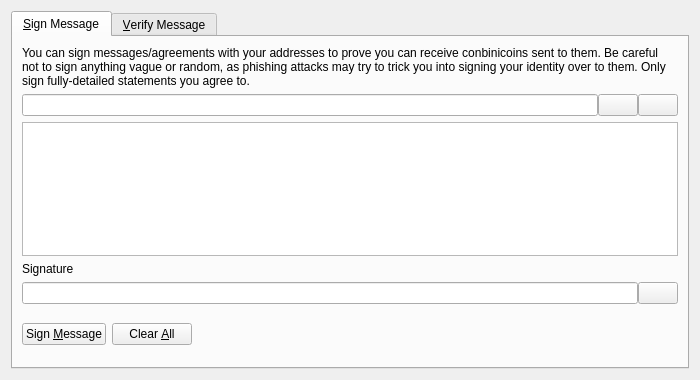
<?xml version="1.0" encoding="UTF-8"?>
<ui version="4.0">
 <class>SignVerifyMessageDialog</class>
 <widget class="QDialog" name="SignVerifyMessageDialog">
  <property name="geometry">
   <rect>
    <x>0</x>
    <y>0</y>
    <width>700</width>
    <height>380</height>
   </rect>
  </property>
  <property name="windowTitle">
   <string>Signatures - Sign / Verify a Message</string>
  </property>
  <property name="modal">
   <bool>true</bool>
  </property>
  <layout class="QVBoxLayout" name="verticalLayout">
   <item>
    <widget class="QTabWidget" name="tabWidget">
     <property name="currentIndex">
      <number>0</number>
     </property>
     <widget class="QWidget" name="tabSignMessage">
      <attribute name="title">
       <string>&amp;Sign Message</string>
      </attribute>
      <layout class="QVBoxLayout" name="verticalLayout_SM">
       <item>
        <widget class="QLabel" name="infoLabel_SM">
         <property name="text">
          <string>You can sign messages/agreements with your addresses to prove you can receive conbinicoins sent to them. Be careful not to sign anything vague or random, as phishing attacks may try to trick you into signing your identity over to them. Only sign fully-detailed statements you agree to.</string>
         </property>
         <property name="textFormat">
          <enum>Qt::PlainText</enum>
         </property>
         <property name="wordWrap">
          <bool>true</bool>
         </property>
        </widget>
       </item>
       <item>
        <layout class="QHBoxLayout" name="horizontalLayout_1_SM">
         <property name="spacing">
          <number>0</number>
         </property>
         <item>
          <widget class="QValidatedLineEdit" name="addressIn_SM">
           <property name="toolTip">
            <string>The ConbiniCoin address to sign the message with</string>
           </property>
          </widget>
         </item>
         <item>
          <widget class="QPushButton" name="addressBookButton_SM">
           <property name="toolTip">
            <string>Choose previously used address</string>
           </property>
           <property name="text">
            <string/>
           </property>
           <property name="icon">
            <iconset resource="../bitcoin.qrc">
             <normaloff>:/images/addressbook1</normaloff>:/images/addressbook1</iconset>
           </property>
           <property name="shortcut">
            <string>Alt+A</string>
           </property>
           <property name="autoDefault">
            <bool>false</bool>
           </property>
          </widget>
         </item>
         <item>
          <widget class="QPushButton" name="pasteButton_SM">
           <property name="toolTip">
            <string>Paste address from clipboard</string>
           </property>
           <property name="text">
            <string/>
           </property>
           <property name="icon">
            <iconset resource="../bitcoin.qrc">
             <normaloff>:/images/paste</normaloff>:/images/paste</iconset>
           </property>
           <property name="shortcut">
            <string>Alt+P</string>
           </property>
           <property name="autoDefault">
            <bool>false</bool>
           </property>
          </widget>
         </item>
        </layout>
       </item>
       <item>
        <widget class="QPlainTextEdit" name="messageIn_SM">
         <property name="toolTip">
          <string>Enter the message you want to sign here</string>
         </property>
        </widget>
       </item>
       <item>
        <widget class="QLabel" name="signatureLabel_SM">
         <property name="text">
          <string>Signature</string>
         </property>
         <property name="textFormat">
          <enum>Qt::PlainText</enum>
         </property>
        </widget>
       </item>
       <item>
        <layout class="QHBoxLayout" name="horizontalLayout_2_SM">
         <property name="spacing">
          <number>0</number>
         </property>
         <item>
          <widget class="QLineEdit" name="signatureOut_SM">
           <property name="font">
            <font>
             <italic>true</italic>
            </font>
           </property>
           <property name="readOnly">
            <bool>true</bool>
           </property>
          </widget>
         </item>
         <item>
          <widget class="QPushButton" name="copySignatureButton_SM">
           <property name="toolTip">
            <string>Copy the current signature to the system clipboard</string>
           </property>
           <property name="text">
            <string/>
           </property>
           <property name="icon">
            <iconset resource="../bitcoin.qrc">
             <normaloff>:/images/copy</normaloff>:/images/copy</iconset>
           </property>
           <property name="autoDefault">
            <bool>false</bool>
           </property>
          </widget>
         </item>
        </layout>
       </item>
       <item>
        <layout class="QHBoxLayout" name="horizontalLayout_3_SM">
         <item>
          <widget class="QPushButton" name="signMessageButton_SM">
           <property name="toolTip">
            <string>Sign the message to prove you own this ConbiniCoin address</string>
           </property>
           <property name="text">
            <string>Sign &amp;Message</string>
           </property>
           <property name="icon">
            <iconset resource="../bitcoin.qrc">
             <normaloff>:/images/encrypt</normaloff>:/images/encrypt</iconset>
           </property>
           <property name="autoDefault">
            <bool>false</bool>
           </property>
          </widget>
         </item>
         <item>
          <widget class="QPushButton" name="clearButton_SM">
           <property name="toolTip">
            <string>Reset all sign message fields</string>
           </property>
           <property name="text">
            <string>Clear &amp;All</string>
           </property>
           <property name="icon">
            <iconset resource="../bitcoin.qrc">
             <normaloff>:/images/clear</normaloff>:/images/clear</iconset>
           </property>
           <property name="autoDefault">
            <bool>false</bool>
           </property>
          </widget>
         </item>
         <item>
          <spacer name="horizontalSpacer_1_SM">
           <property name="orientation">
            <enum>Qt::Horizontal</enum>
           </property>
           <property name="sizeHint" stdset="0">
            <size>
             <width>40</width>
             <height>48</height>
            </size>
           </property>
          </spacer>
         </item>
         <item>
          <widget class="QLabel" name="statusLabel_SM">
           <property name="font">
            <font>
             <weight>75</weight>
             <bold>true</bold>
            </font>
           </property>
           <property name="text">
            <string/>
           </property>
           <property name="wordWrap">
            <bool>true</bool>
           </property>
          </widget>
         </item>
         <item>
          <spacer name="horizontalSpacer_2_SM">
           <property name="orientation">
            <enum>Qt::Horizontal</enum>
           </property>
           <property name="sizeHint" stdset="0">
            <size>
             <width>40</width>
             <height>48</height>
            </size>
           </property>
          </spacer>
         </item>
        </layout>
       </item>
      </layout>
     </widget>
     <widget class="QWidget" name="tabVerifyMessage">
      <attribute name="title">
       <string>&amp;Verify Message</string>
      </attribute>
      <layout class="QVBoxLayout" name="verticalLayout_VM">
       <item>
        <widget class="QLabel" name="infoLabel_VM">
         <property name="text">
          <string>Enter the receiver's address, message (ensure you copy line breaks, spaces, tabs, etc. exactly) and signature below to verify the message. Be careful not to read more into the signature than what is in the signed message itself, to avoid being tricked by a man-in-the-middle attack. Note that this only proves the signing party receives with the address, it cannot prove sendership of any transaction!</string>
         </property>
         <property name="textFormat">
          <enum>Qt::PlainText</enum>
         </property>
         <property name="alignment">
          <set>Qt::AlignLeading|Qt::AlignLeft|Qt::AlignTop</set>
         </property>
         <property name="wordWrap">
          <bool>true</bool>
         </property>
        </widget>
       </item>
       <item>
        <layout class="QHBoxLayout" name="horizontalLayout_1_VM">
         <property name="spacing">
          <number>0</number>
         </property>
         <item>
          <widget class="QValidatedLineEdit" name="addressIn_VM">
           <property name="toolTip">
            <string>The ConbiniCoin address the message was signed with</string>
           </property>
          </widget>
         </item>
         <item>
          <widget class="QPushButton" name="addressBookButton_VM">
           <property name="toolTip">
            <string>Choose previously used address</string>
           </property>
           <property name="text">
            <string/>
           </property>
           <property name="icon">
            <iconset resource="../bitcoin.qrc">
             <normaloff>:/images/addressbook1</normaloff>:/images/addressbook1</iconset>
           </property>
           <property name="shortcut">
            <string>Alt+A</string>
           </property>
           <property name="autoDefault">
            <bool>false</bool>
           </property>
          </widget>
         </item>
        </layout>
       </item>
       <item>
        <widget class="QPlainTextEdit" name="messageIn_VM"/>
       </item>
       <item>
        <widget class="QValidatedLineEdit" name="signatureIn_VM"/>
       </item>
       <item>
        <layout class="QHBoxLayout" name="horizontalLayout_2_VM">
         <item>
          <widget class="QPushButton" name="verifyMessageButton_VM">
           <property name="toolTip">
            <string>Verify the message to ensure it was signed with the specified ConbiniCoin address</string>
           </property>
           <property name="text">
            <string>Verify &amp;Message</string>
           </property>
           <property name="icon">
            <iconset resource="../bitcoin.qrc">
             <normaloff>:/images/verify</normaloff>:/images/verify</iconset>
           </property>
           <property name="autoDefault">
            <bool>false</bool>
           </property>
          </widget>
         </item>
         <item>
          <widget class="QPushButton" name="clearButton_VM">
           <property name="toolTip">
            <string>Reset all verify message fields</string>
           </property>
           <property name="text">
            <string>Clear &amp;All</string>
           </property>
           <property name="icon">
            <iconset resource="../bitcoin.qrc">
             <normaloff>:/images/clear</normaloff>:/images/clear</iconset>
           </property>
           <property name="autoDefault">
            <bool>false</bool>
           </property>
          </widget>
         </item>
         <item>
          <spacer name="horizontalSpacer_1_VM">
           <property name="orientation">
            <enum>Qt::Horizontal</enum>
           </property>
           <property name="sizeHint" stdset="0">
            <size>
             <width>40</width>
             <height>48</height>
            </size>
           </property>
          </spacer>
         </item>
         <item>
          <widget class="QLabel" name="statusLabel_VM">
           <property name="font">
            <font>
             <weight>75</weight>
             <bold>true</bold>
            </font>
           </property>
           <property name="text">
            <string/>
           </property>
           <property name="wordWrap">
            <bool>true</bool>
           </property>
          </widget>
         </item>
         <item>
          <spacer name="horizontalSpacer_2_VM">
           <property name="orientation">
            <enum>Qt::Horizontal</enum>
           </property>
           <property name="sizeHint" stdset="0">
            <size>
             <width>40</width>
             <height>48</height>
            </size>
           </property>
          </spacer>
         </item>
        </layout>
       </item>
      </layout>
     </widget>
    </widget>
   </item>
  </layout>
 </widget>
 <customwidgets>
  <customwidget>
   <class>QValidatedLineEdit</class>
   <extends>QLineEdit</extends>
   <header>qvalidatedlineedit.h</header>
  </customwidget>
 </customwidgets>
 <resources>
  <include location="../bitcoin.qrc"/>
 </resources>
 <connections/>
</ui>
